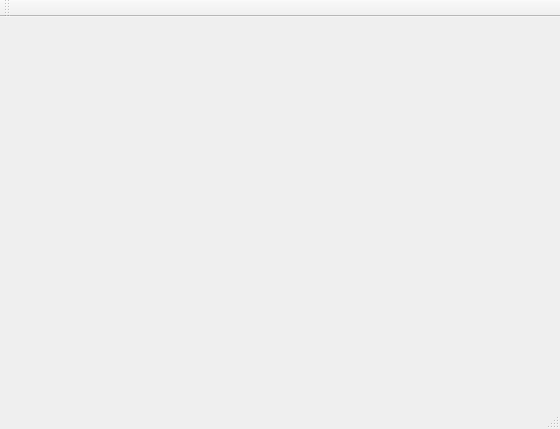
<?xml version="1.0" encoding="UTF-8"?>
<ui version="4.0">
 <class>uebung</class>
 <widget class="QMainWindow" name="uebung">
  <property name="geometry">
   <rect>
    <x>0</x>
    <y>0</y>
    <width>560</width>
    <height>429</height>
   </rect>
  </property>
  <property name="windowTitle">
   <string>uebung</string>
  </property>
  <widget class="QWidget" name="centralWidget"/>
  <widget class="QMenuBar" name="menuBar">
   <property name="geometry">
    <rect>
     <x>0</x>
     <y>0</y>
     <width>560</width>
     <height>21</height>
    </rect>
   </property>
  </widget>
  <widget class="QToolBar" name="mainToolBar">
   <attribute name="toolBarArea">
    <enum>TopToolBarArea</enum>
   </attribute>
   <attribute name="toolBarBreak">
    <bool>false</bool>
   </attribute>
  </widget>
  <widget class="QStatusBar" name="statusBar"/>
 </widget>
 <layoutdefault spacing="6" margin="11"/>
 <resources/>
 <connections/>
</ui>
